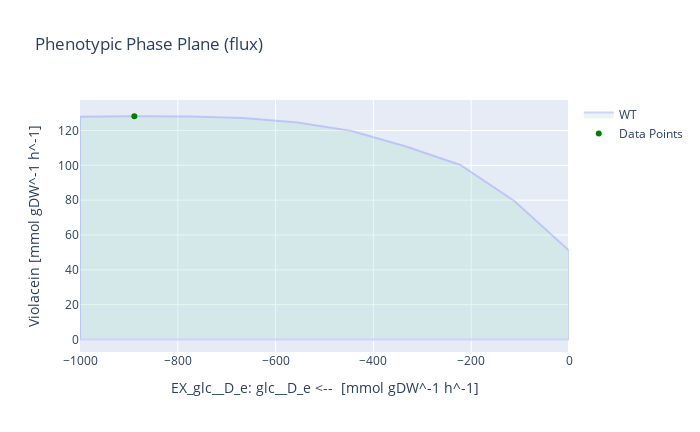

Notebook cell for this chart:
### Code cell
# With glucose as substrate
medium = model_LB_vio_fad.medium
with model_LB_vio_fad:
    model_LB_vio_fad.objective = model_LB_vio_fad.reactions.Growth
    growth_rate = model_LB_vio_fad.optimize().objective_value
    model_LB_vio_fad.objective = model_LB_vio_fad.reactions.Violacein
    violacein_production = model_LB_vio_fad.optimize().objective_value
    violacein_glc_yield = violacein_production / (-1*model_LB_vio_fad.reactions.EX_glc__D_e.flux)
    
    print('Growth rate for V. natriegens [h^-1]:', growth_rate)
    print('Max. violacein production [mmol gDW^-1 h^-1]:', violacein_production)
    print('Theoretical maximum yield [mmol_vio / mmol_glc]:', violacein_glc_yield)
    
    model_LB_vio_fad.reactions.EX_glc__D_e.bounds = -1000,0
    result = phenotypic_phase_plane(model_LB_vio_fad, 
                                variables=[model_LB_vio_fad.reactions.EX_glc__D_e],
                                objective=model_LB_vio_fad.reactions.Violacein,
                                points=10)
    x = result.data_frame.EX_glc__D_e[result.data_frame.objective_upper_bound.idxmax()]
    y = result.data_frame.objective_upper_bound[result.data_frame.objective_upper_bound.idxmax()]
    result.plot(plotter, points=[(x,y)], points_colors=["green"])
    print("The optimal glucose uptake for Violacein flux is:", result.data_frame.EX_glc__D_e[result.data_frame.objective_upper_bound.idxmax()])

### Figure 1 — Plotly figure (JSON) as saved in the notebook; plotly's stock layout.template omitted (floating-point values rounded to 4 significant figures)
{"data": [{"fill": "toself", "fillcolor": "#B3E2CD", "hoverinfo": "none", "marker": {"line": {"color": "#B3E2CD"}, "opacity": 0.3}, "mode": "lines", "name": "WT", "opacity": 0.3, "type": "scatter", "x": [-1000, -888.9, -777.8, -666.7, -555.6, -444.4, -333.3, -222.2, -111.1, 0, 0, -111.1, -222.2, -333.3, -444.4, -555.6, -666.7, -777.8, -888.9, -1000, -1000, -1000], "y": [0, 0, 0, 0, 0, -5.684e-14, 8.527e-14, 0, 0, -1.421e-14, 51.03, 79.38, 100.2, 110.8, 119.8, 124.6, 127.2, 128.1, 128.2, 127.9, 0, 127.9]}, {"marker": {"color": ["green"]}, "mode": "markers", "name": "Data Points", "type": "scatter", "x": [-888.9], "y": [128.2]}], "layout": {"height": 432, "title": {"text": "Phenotypic Phase Plane (flux)"}, "width": 700, "xaxis": {"autorange": true, "range": [-1000, 0], "title": {"text": "EX_glc__D_e: glc__D_e <--  [mmol gDW^-1 h^-1]"}, "type": "linear"}, "yaxis": {"autorange": true, "range": [-7.24, 137.6], "title": {"text": "Violacein [mmol gDW^-1 h^-1]"}, "type": "linear"}}}
